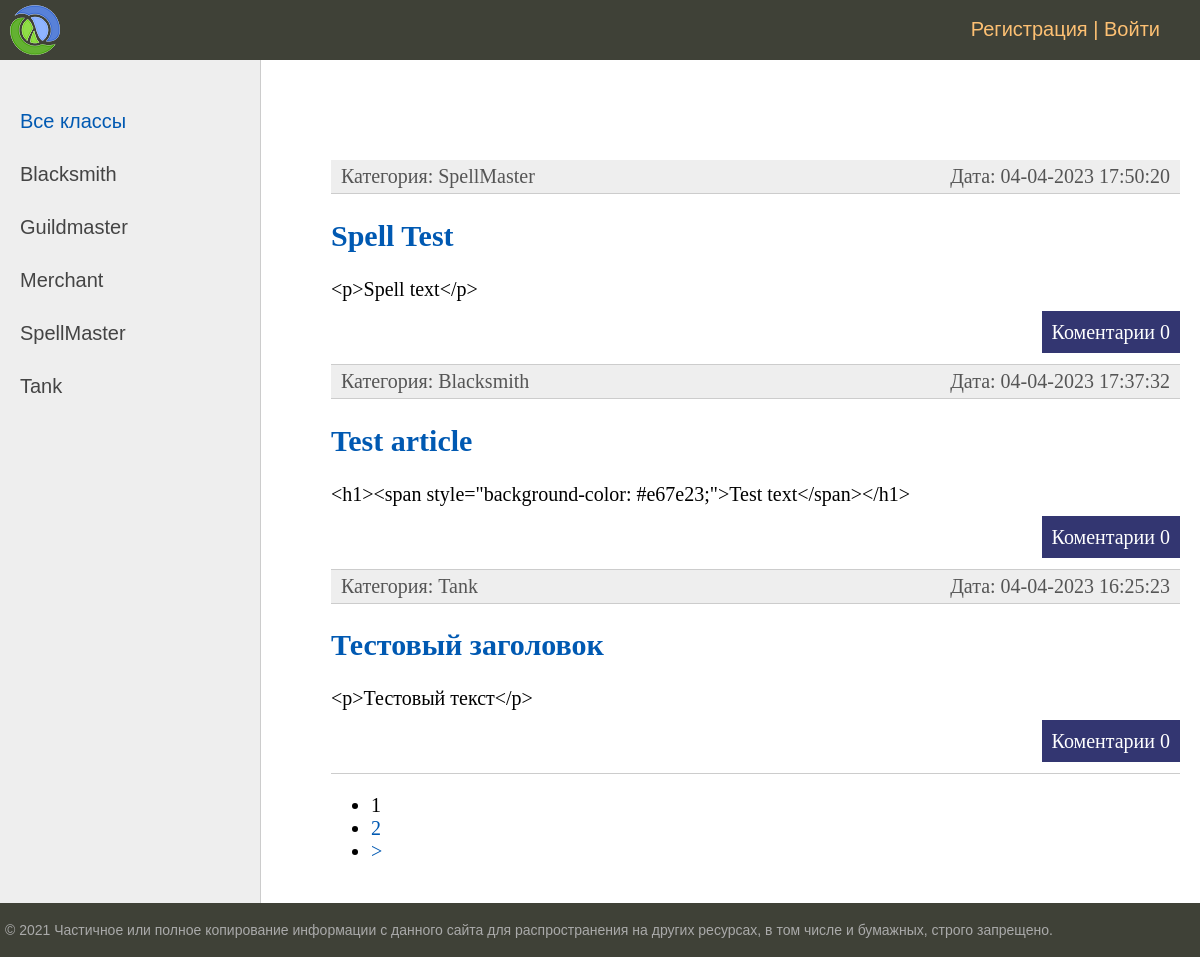
The app's page /, older data.
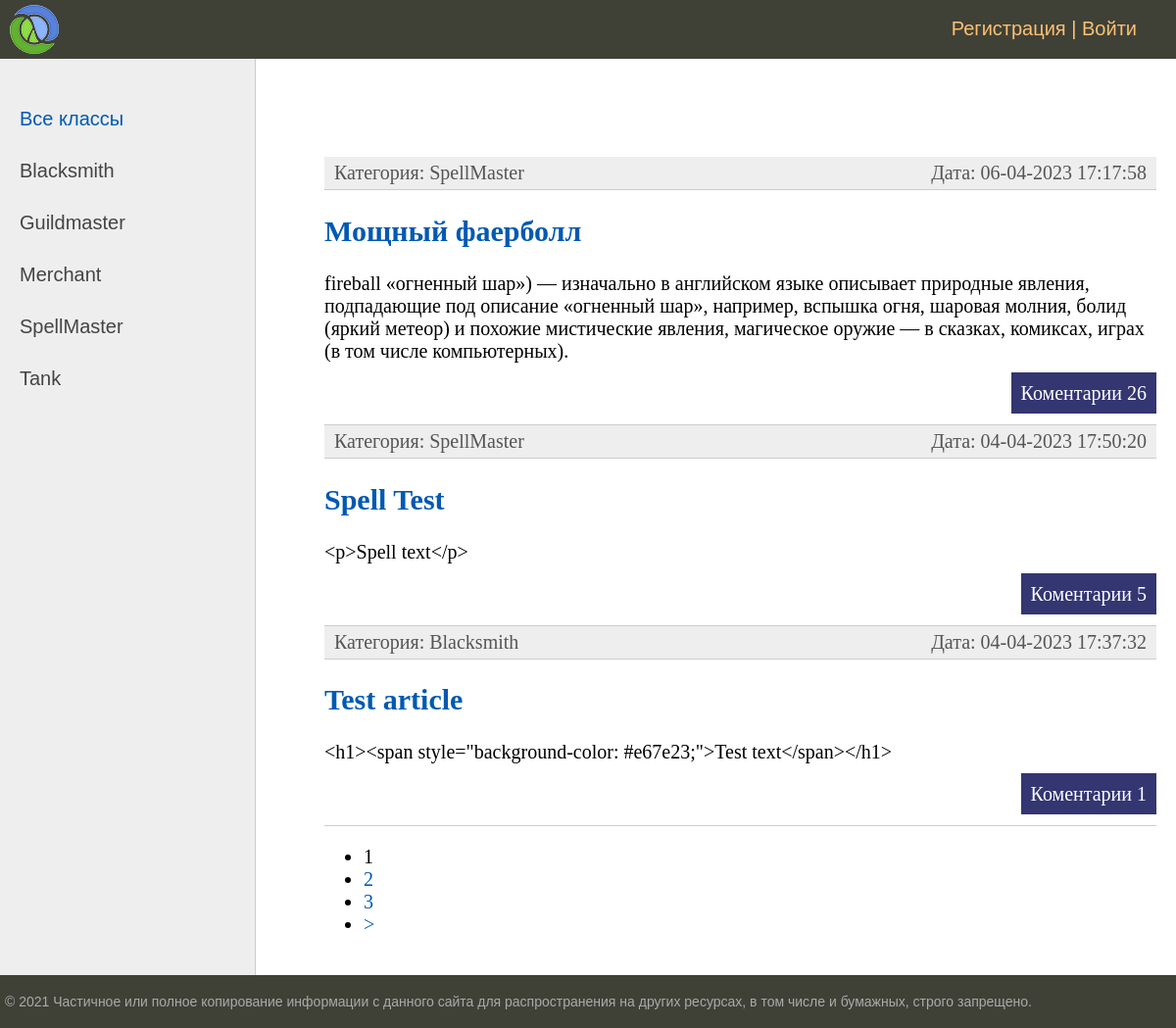
The same page, newer data.
### ads/models.py (models this page shows, shortened)
class Category(models.Model):
    name = models.CharField(max_length=255, choices=POSITION)
    slug = models.SlugField(max_length=255, unique=True, verbose_name="URL")
    def __str__(self):
        return self.name
    def get_absolute_url(self):
        return reverse('category', kwargs={'category_slug': self.slug})

class Post(models.Model):
    user = models.ForeignKey(User, on_delete=models.CASCADE)
    slug = models.SlugField(max_length=255, unique=True, verbose_name="URL")
    created = models.DateTimeField(auto_now_add=True)
    category = models.ForeignKey(Category, on_delete=models.CASCADE)
    article = models.CharField(max_length=255)
    post_text = HTMLField(blank=True, default="")
    def get_absolute_url(self):
        return reverse('post', kwargs={'post_slug': self.slug})

### ads/views.py (the view)
# urls.py: path('', PostList.as_view(), name='post_list'),
class PostList(DataMixin, ListView):
    model = Post
    ordering = '-created'
    template_name = 'index.html'
    context_object_name = 'posts'
    def get_queryset(self):
        queryset = super().get_queryset()
        return queryset
    def get_context_data(self, **kwargs):
        context = super().get_context_data(**kwargs)
        c_def = self.get_user_context(title='Главная страница')
        return dict(list(context.items()) + list(c_def.items()))

### ads/utils.py (called while the page is built)
        def get_user_context(self, **kwargs):
                context = kwargs
                categories = Category.objects.annotate(Count('post'))
                user_menu = menu.copy()
                if not self.request.user.is_authenticated:
                        user_menu.pop(0)
                context['menu'] = user_menu
                context['categories'] = categories
                if 'cat_selected' not in context:
                        context['cat_selected'] = 0
                return context

### templates/index.html (shortened to what this page needs)
{% extends "base.html" %}
{% block content %}
<ul class="list-articles">
	{% for p in posts %}
			<li><div class="article-panel">
				<p class="first">Категория: {{p.category}}</p>
				<p class="last">Дата: {{p.created|date:"d-m-Y H:i:s" }}</p>
			<li><h2> <a href="{{ p.get_absolute_url }}">{{ p.article }}</a></h2>
	{% autoescape on %}
	{{p.post_text|linebreaks|truncatewords:50}}
	{% endautoescape %}
			<p class="link-read-post"><a href="{{ p.get_absolute_url }}">Коментарии {{ p.comments_post.all.count }} </a></p>
			</li>
	{% endfor %}
</ul>
{% endblock %}

### templates/base.html (shortened to what this page needs)
{% load static %}
{% load custom_tags %}
<!DOCTYPE html>
<html>
<head>
	<link type="text/css" href="{% static 'css/styles.css' %}" rel="stylesheet" />
</head>
<body>
<table class="table-page" border=0 cellpadding="0" cellspacing="0">
<tr><td valign=top>
{% block mainmenu %}
		<div class="header">
			<ul id="mainmenu" class="mainmenu">
			<li class="logo"><a href="{% url 'post_list' %}"><div class="logo"></div></a></li>
				{% if request.user.is_authenticated %}
				<li class="last"> {{user.username}} | <a href="{% url 'logout' %}">Выйти</a></li>
				{% else %}
				<li class="last"><a href="{% url 'register' %}">Регистрация</a> | <a href="{% url 'login' %}">Войти</a></li>
				{% endif %}
			</ul>
		</div>
{% endblock mainmenu %}
<table class="table-content" border=0 cellpadding="0" cellspacing="0">
<tr>
	<td valign="top" class="left-chapters">
	<ul id="leftchapters">
{% if cat_selected == 0 %}
		<li class="selected">Все классы</li>
{% else %}
		<li><a href="{% url 'post_list' %}">Все классы</a></li>
{% endif %}
{% for c in categories %}
{% if c.post__count > 0  %}
	{% if c.pk == cat_selected %}
		<li class="selected">{{c.name}}</li>
	{% else %}
		<li><a href="{{c.get_absolute_url}}">{{c.name}}</a></li>
	{% endif %}
{% endif %}
{% endfor %}
	</ul>
</td>
<td valign="top" class="content">
	<div class="content-text">
{% block content %}
{% endblock %}
{% if page_obj.has_other_pages %}
<nav class="list-pages">
    <ul>
        {% for p in paginator.page_range %}
		{% if page_obj.number == p %}
        <li class="page-num page-num-selected">{{ p }}</li>
		{% elif p >= page_obj.number|add:-2 and p <= page_obj.number|add:2  %}
        <li class="page-num">
            <a href="?page={{ p }}">{{ p }}</a>
        </li>
		{% endif %}
        {% endfor %}
{% if page_obj.has_next %}
<li class="page-num">
	<a href="?page={{ page_obj.next_page_number }}">&gt;</a>
</li>
{% endif %}
    </ul>
</nav>
{% endif %}
	</div>
</td></tr></table>
</td></tr>
<tr><td valign=top>
	<div id="footer">
		<p>&copy; 2021 Частичное или полное копирование информации с данного сайта для распространения на других ресурсах, в том числе и бумажных, строго запрещено.</p>
	</div>
</td></tr></table>
</body>
</html>

Row changes from the older to the newer data that the page shows:
no longer on this page (row unchanged): Post: category "Tank", created "04-04-2023 16:25:23", article "Тестовый заголовок", post_text "<p>Тестовый текст</p>", comments_post.all.count "0"
added Post: category "SpellMaster", created "06-04-2023 17:17:58", article "Мощный фаерболл", post_text "fireball «огненный шар») — изначально в английском языке описывает природные явления, подпадающие под описание «огненный шар», например, вспышка огня, шаровая молния, болид (яркий метеор) и похожие мистические явления, магическое оружие — в сказках, комиксах, играх (в том числе компьютерных).", comments_post.all.count "26"
computed for Post "Spell Test": comments_post.all.count "0" → "5"
computed for Post "Test article": comments_post.all.count "0" → "1"
Text that changed along with them:
new list line: "3"
